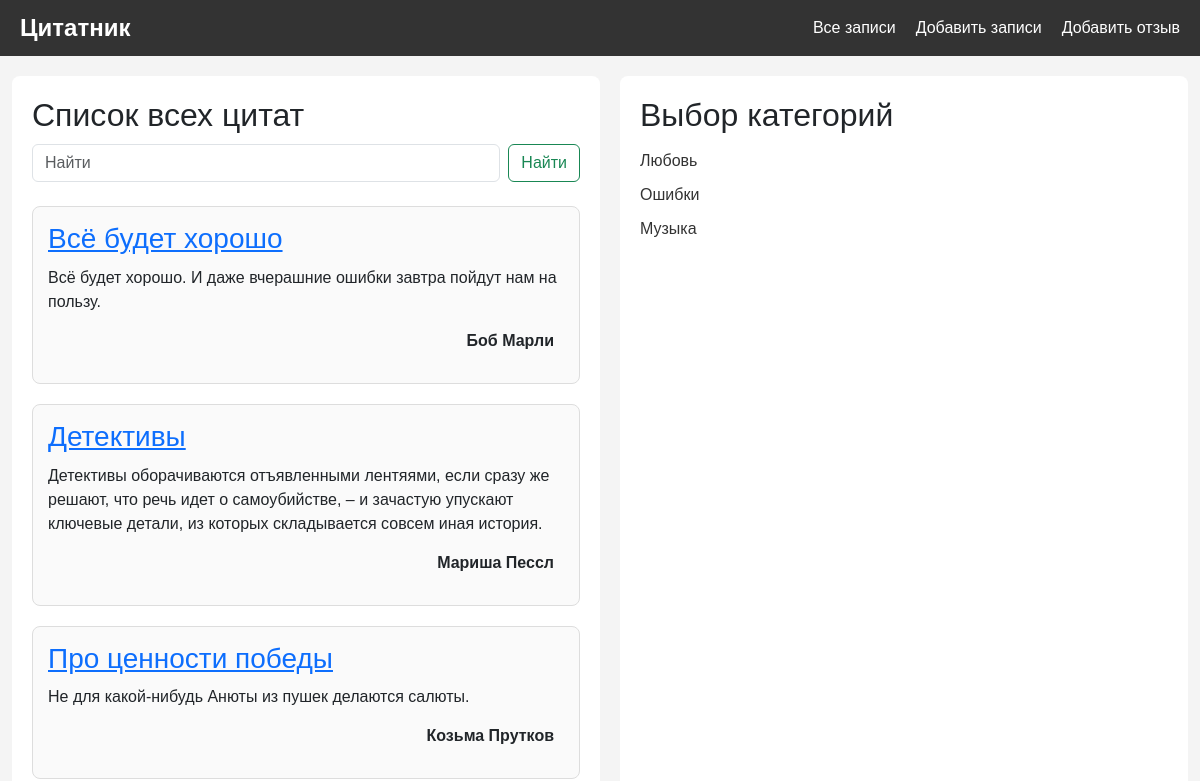
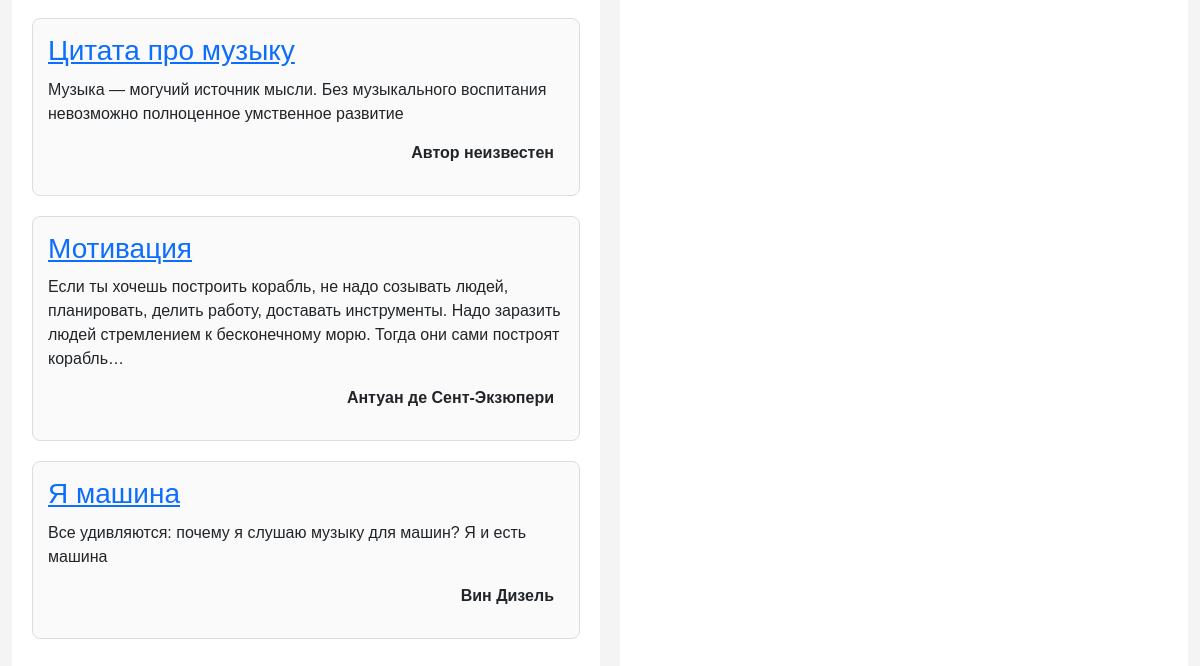
/notes, run on an earlier commit of the app's database (2 pictures, top to bottom).
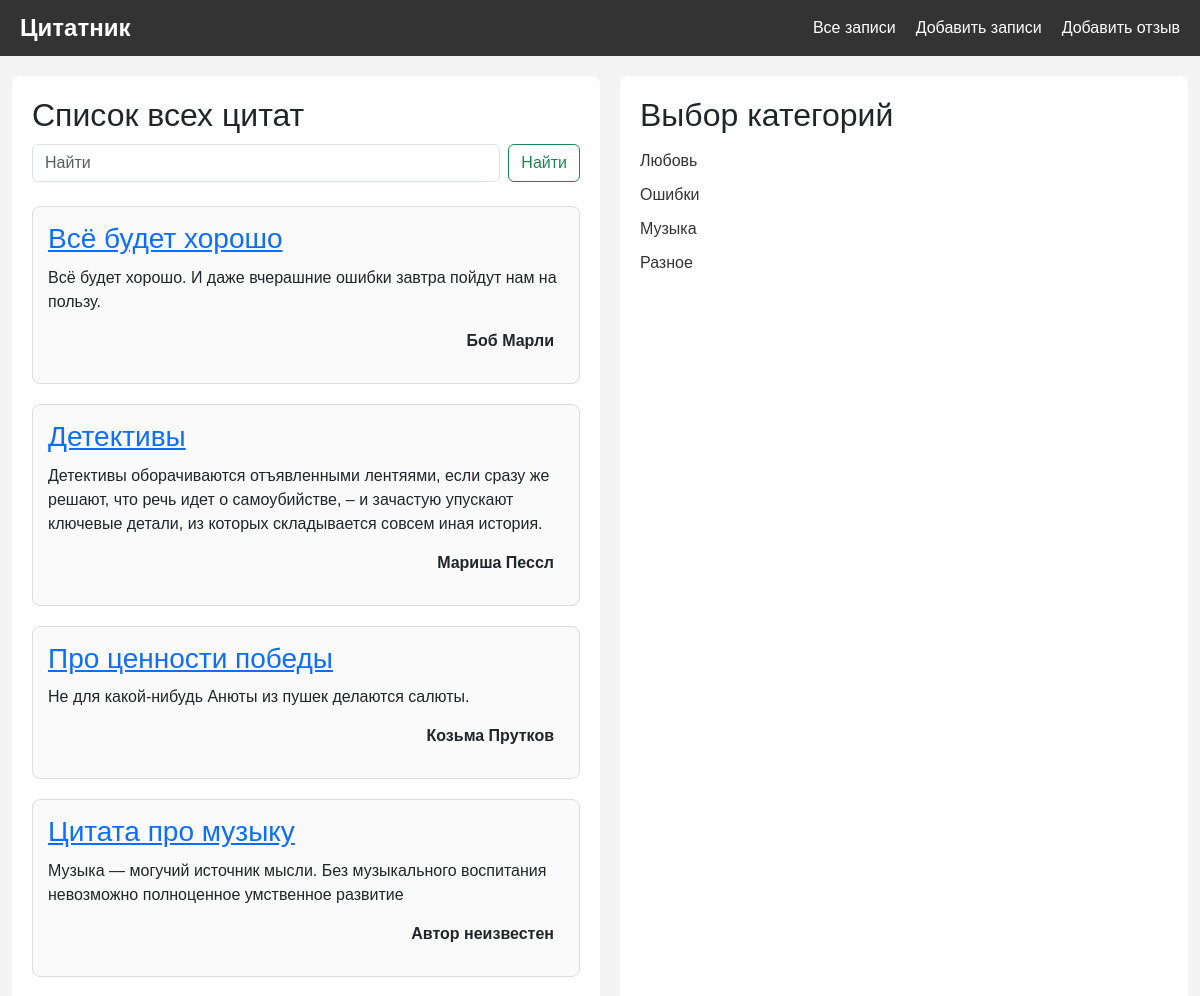
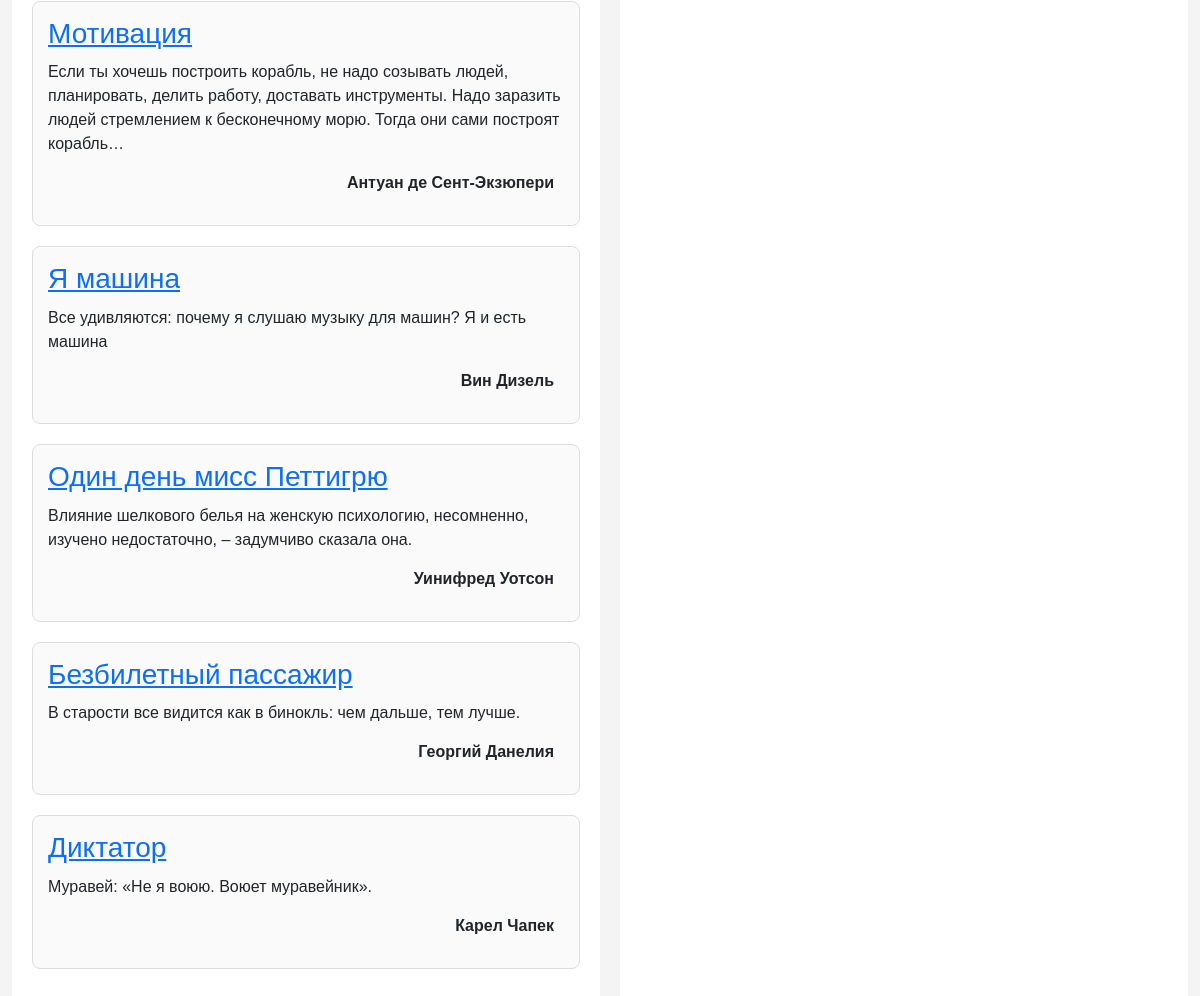
And on a later commit of the database (2 pictures, top to bottom).
### core/models.py (models this page shows, shortened)
class Note(models.Model):
    class Meta:
        verbose_name = 'Заметка'
        verbose_name_plural = 'Заметки'
    title = models.CharField( max_length=255, null=False )
    text = models.TextField( null=False )
    author = models.CharField( max_length=255, default='Автор неизвестен', null=False )
    created_date = models.DateTimeField( auto_now_add=True )
    category = models.ForeignKey(
                                 NoteCategory,
                                 blank=True,
                                 null=True,
                                 on_delete=models.SET_DEFAULT,
                                 related_name='category_notes',
                                 default='Разное'
                                 )

class NoteCategory(models.Model):
    class Meta:
        verbose_name = 'Категория'
        verbose_name_plural = 'Категории'
    title = models.CharField(max_length = 255, verbose_name = 'Название')

### core/views.py (the view)
# urls.py: path( 'notes', notes, name='notes' ),
def notes(request):
    notes = Note.objects.all()
    categories = NoteCategory.objects.all()
    active_category = None
    category = request.GET.get('category')
    if category:
        notes = Note.objects.filter( category__id = category )
        active_category = NoteCategory.objects.get( id = category )
    context = {
        'notes':notes,
        'categories':categories,
        'notes':notes,
        'active_category':active_category
    }
    return render(request, 'notes.html', context)

### templates/notes.html
{% extends 'base.html' %}
{% block content %}
<div class="main-content">
    <h2>Список всех цитат</h2>
    <form class="d-flex mb-4" role="search" action="{% url 'notes_search' %}">
        <input value="{{ search_text }}" name="text" class="form-control me-2" type="search" placeholder="Найти" aria-label="Search">
        <button class="btn btn-outline-success" type="submit">Найти</button>
    </form>
    {% for note in notes %}
    <div class="post-card">
        <h3><a href="{% url 'note_detail' note.id %}">{{note.title}}</a></h3>
        <div>
            <p>{{note.text}}</p>
            <p class="author-signature">{{note.author}}</p>
        </div>
    </div>
    {% endfor %}
</div>
<aside class="sidebar">
    <h2>Выбор категорий</h2>
    <ul>
        {% for category in categories %}
            {% if category.id == active_category.id   %}
                <li><a href="?category={{category.id}}"><b>{{category.title}}</b></a></li>
            {% else %}
                <li><a href="?category={{category.id}}">{{category.title}}</a></li>
            {% endif %}
        {% endfor %}
    </ul>
</aside>
{% endblock %}

### templates/base.html (shortened to what this page needs)
<!DOCTYPE html>
<html lang="ru">
<head>
    <link href="https://cdn.jsdelivr.net/npm/bootstrap@5.3.3/dist/css/bootstrap.min.css" rel="stylesheet"
>
</head>
<body>
    <header>
        <div class="header-container">
            <div class="header-logo"><a href="{% url 'main' %}" style="color: #ffff;text-decoration: none;">Цитатник</a></div>
            <ul class="nav-menu">
                <li><a href="{% url 'notes' %}">Все записи</a></li>
                <li><a href="{% url 'note_add' %}">Добавить записи</a></li>
                <li><a href="{% url 'feedback' %}">Добавить отзыв</a></li>
            </ul>
        </div>
    </header>
    <div class="container">
        {% block content %}
        {% endblock %}
    </div>
</body>
</html>

### templates/base.html (style rules this page uses)
body { font-family: Arial, sans-serif; margin: 0; padding: 0; background-color: #f4f4f4; }
header { background-color: #333; color: #fff; padding: 10px 0; }
.header-container { display: flex; justify-content: space-between; align-items: center; max-width: 1200px; margin: 0 auto; padding: 0 20px; }
.header-logo { font-size: 1.5em; font-weight: bold; }
.nav-menu { list-style-type: none; margin: 0; padding: 0; display: flex; }
.nav-menu li { margin-left: 20px; }
.nav-menu li a { color: #fff; text-decoration: none; font-size: 1em; }
.container { display: flex; margin: 20px; max-width: 1200px; margin: 20px auto; justify-content: center; }
.main-content { flex: 2; padding: 20px; background-color: #fff; border-radius: 8px; margin-right: 20px; max-width: 50%; }
.sidebar { flex: 1; padding: 20px; background-color: #fff; border-radius: 8px; }
h1, h2 { margin: 0; padding-bottom: 10px; }
.post-card { padding: 15px; margin-bottom: 20px; border: 1px solid #ddd; border-radius: 8px; background-color: #fafafa; }
.post-card h3 { margin: 0 0 10px; }
.post-card p { margin: 0 0 15px; }
ul { list-style-type: none; padding: 0; }
ul li { padding: 5px 0; }
ul li a { text-decoration: none; color: #333; }
.author-signature { text-align: right; padding-right: 10px; font-weight:550; }

What changed in the data, as far as the page shows it:
added Note: title "Один день мисс Петтигрю", text "Влияние шелкового белья на женскую психологию, несомненно, изучено недостаточно, – задумчиво сказала она.", author "Уинифред Уотсон"
added Note: title "Безбилетный пассажир", text "В старости все видится как в бинокль: чем дальше, тем лучше.", author "Георгий Данелия"
added Note: title "Диктатор", text "Муравей: «Не я воюю. Воюет муравейник».", author "Карел Чапек"
added NoteCategory: title "Разное"
